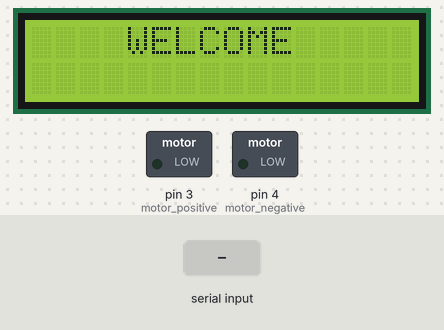
The sketch below on a simulated Arduino Mega 2560, built with avr-gcc and run on an emulated ATmega2560. Parts: 16×2 character LCD, switched loads named in the sketch (green lamp = pin HIGH). The inputs (shaded band) are chosen by the test bench. The modem accepts every AT command (registered, SIM ready, sends succeed) and sends nothing else; what the sketch prints to the serial monitor is not drawn.

Above: at 2.2 s.
2.3 s: "F\n" received over Serial
At 3.7 s:
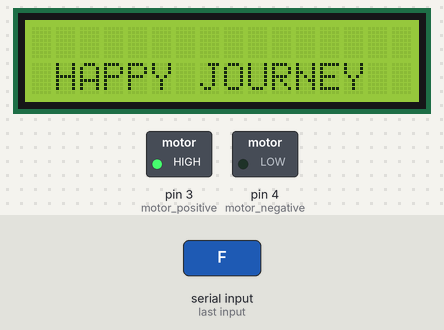
4.5 s: "W90\n" received over Serial
At 5.4 s:
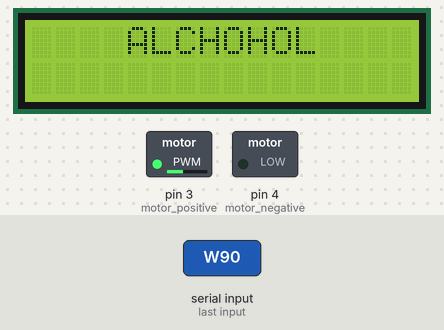
6.5 s: "U90\n" received over Serial
At 9.4 s:
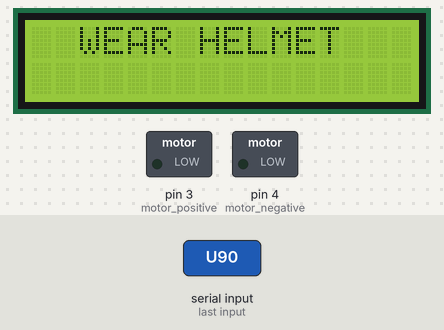
9.5 s: "X90\n" received over Serial
At 10.8 s:
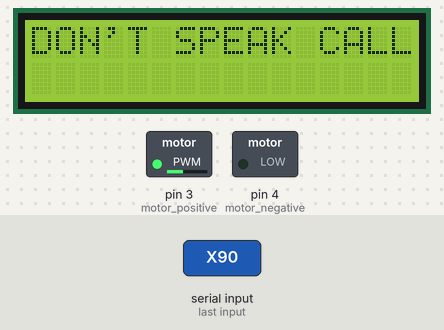
11.5 s: "Y90\n" received over Serial
At 12.7 s:
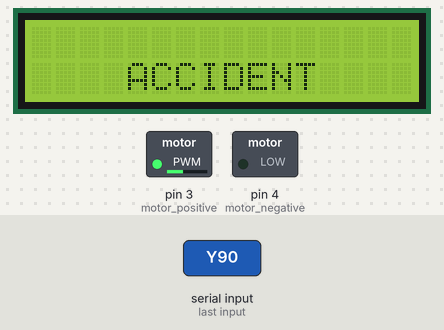
13.5 s: "W,45\n" received over Serial
At 17.2 s:
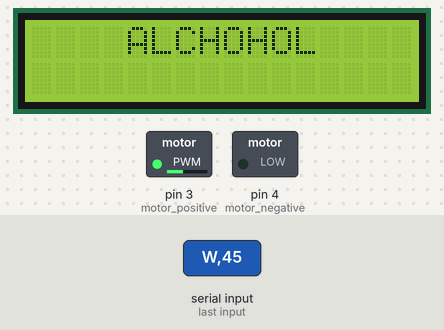
Timing chart, 0 to 17.5 s (numbered marks = the images above; inputs shaded):
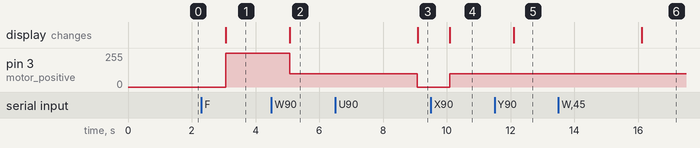

The sketch:

ITWI02_RX.ino
```cpp
#include <Wire.h>
#include <LiquidCrystal.h>
LiquidCrystal lcd(A0, A1, A2, A3, A4, A5);
#include"gsm.h"
//#include "fingerenroll.h"
//#include "fingermatch.h"
/************PIN CONFIGURATION***************/
#define motor_positive 3
#define motor_negative 4

void gsm(String number, String data);
String data = "";
int f_id = 0;

//extern volatile char key_value;
//uint8_t getFingerprintID();
void setup() {
  // put your setup code here, to run once:
  Serial.begin(9600);
  Serial1.begin(9600);
  Serial2.begin(9600);
  Serial.println("WELCOME");
  lcd.begin(16, 2);
  lcd.clear();
  lcd.print("    WELCOME    ");
  pinMode(motor_positive, OUTPUT);
  pinMode(motor_negative, OUTPUT);
  analogWrite(motor_positive, 0);
  analogWrite(motor_negative, 0);
//  finger_init();
  delay(1000);
}

void loop() {
  // put your main code here, to run repeatedly:

//  Serial.print(getFingerprintID());
//  delay(1000);
//  lcd.clear();
//  lcd.setCursor(0, 0);
//  lcd.print("place finger");
//  do {
//    getFingerprintID();
//    if (p == FINGERPRINT_NOTFOUND)
//    {
//      lcd.clear();
//      lcd.setCursor(0, 0);
//      lcd.print("UN AUTHORIZED");
//      //      Serial.print("UN AUTHORIZED");
//      analogWrite(motor_positive, 0);
//      analogWrite(motor_negative, 0);
//      //    key_value = 'x';
//    }
//  }
//
//  while (f_id == 0);
//  //  Serial.print("vanakam");
//  if (f_id == 1)
//  {
//    lcd.clear();
//    lcd.setCursor(0, 0);
//    //    Serial.print("FINGER MATCHED");
//    lcd.print("FINGER MATCHED");
//    delay(2000);
//    //    key_value = 'x';
    while (Serial.available() > 0)
    {
      char inchar = Serial.read();
      Serial.println(inchar);

      switch (inchar)
      {
        case'U':
          analogWrite(motor_positive, 0);
          analogWrite(motor_negative, 0);
          lcd.clear();
          lcd.setCursor(0, 0);
          lcd.print("  WEAR HELMET  ");
          //          Serial.println("WEAR HELMET");
          break;

        case'W':
          analogWrite(motor_positive, 100);
          analogWrite(motor_negative, 0);
          lcd.clear();
          lcd.setCursor(0, 0);
          lcd.print("    ALCHOHOL    ");
          //          Serial.println("ALCHOHOL CONSUMED");
          gsm("6382637415", "ALCHOHOL CONSUMED");
          break;

        case'X':
          analogWrite(motor_positive, 100);
          analogWrite(motor_negative, 0);
          lcd.clear();
          lcd.setCursor(0, 0);
          lcd.print("DON'T SPEAK CALL");
          //          Serial.println("DON'T SPEAK CALL");
          break;

        case'Y':
          analogWrite(motor_positive, 100);
          analogWrite(motor_negative, 0);
          lcd.clear();
          lcd.setCursor(0, 0);
          lcd.print("    ALCHOHOL    ");
          lcd.setCursor(0, 1);
          lcd.print("DON'T SPEAK CALL");
        //          Serial.println("ALCHOHOL CONSUMED AND DON'T SPEAK CALL");

        case'Z':
          analogWrite(motor_positive, 100);
          analogWrite(motor_negative, 0);
          lcd.clear();
          lcd.setCursor(1, 1);
          lcd.print("   ACCIDENT   ");
          gsm("6382637415", "EMERGENCY");
          //          Serial.println("ACCIDENT OCCURED");
          break;

        case'F':
          analogWrite(motor_positive, 255);
          analogWrite(motor_negative, 0);
          lcd.clear();
          lcd.setCursor(1, 1);
          lcd.print("HAPPY JOURNEY");
          //          Serial.println("HAPPY JOURNEY MAKKA");
          break;
      }
    }
    //  }
    delay(1000);
  }
//}
```

gps.h
```cpp
#ifndef gps_H
#define gps_H


void ggg();
void gps();
char str[70];
String gpsstr = "";

char *test = "$GPGGA";
long lat2, lon2;

String lat = "No Range      ";
String lon = "No Range     ";

int temp = 0, i, dis, j = 0;
boolean flag = 0;
char lat_a[] = "Norange123";
char lon_a[] = "Norange123";
long lat1 = 0, lon1 = 0;
float lat3 = 0.0, lon3 = 0.0;


void ggg()
{
  gpsstr = "";
  while (1)
  {
    while (Serial1.available() > 0)
    {
      char inChar = (char)Serial1.read();
      gpsstr += inChar;
      i++;
      if (i < 7)
      {
        if (gpsstr[i - 1] != test[i - 1])
        {
          i = 0;
          gpsstr = "";
        }
      }
      if (inChar == '\r')
      {
        if (i > 65)
        {
          flag = 1;
          break;
        }
        else
        {
          i = 0;
        }
      }
    }
    if (flag)
      break;
  }
}


void gps()
{
//  lcd.clear();
 // lcd.setCursor(0, 0);
  //lcd.print("  waiting for");
 // lcd.setCursor(0, 1);
 // lcd.print("  gps signal");
  delay(1000);
  flag = 0;
  int x = 0;
  while (flag == 0)
  {
    ggg();
    flag = 1;
    int str_lenth = i;
    lat = "";
    lon = "";
    int comma = 0;
    while (x < str_lenth)
    {
      if (gpsstr[x] == '.')
      {
        x++;
        continue;
      }
      if (comma == 2)
        lat += gpsstr[x];
      else if (comma == 4)
        lon += gpsstr[x];
      if (gpsstr[x] == ',')
        comma++;

      x++;
    }
    int l1 = lat.length();
    lat[l1 - 1] = ' ';
    l1 = lon.length();
    lon[l1 - 1] = ' ';
    //lcd.clear();


    Serial1.print("Lat:");
    Serial1.println(lat);
    //lcd.setCursor(0, 0);
    //lcd.print(lat);
    Serial1.print("Long:");
    Serial1.println(lon);
    //lcd.setCursor(0, 1);
    //lcd.print(lon);


    while (j < 10)
    {
      lat_a[j] = lat[j];
      lon_a[j] = lon[j];
      j++;
    }

    lat1 = atol(lat_a);
    lon1 = atol(lon_a);

    lat2 = lat1 + 14539;
    lon2 = lon1 + 92416;

    lat3 = (float)lat2 / 1000000;
    lon3 = (float)lon2 / 1000000;

    Serial1.print("Lat:");
    Serial1.println(lat3, 6);
  //  lcd.clear();
   // lcd.setCursor(0, 0);
    //lcd.print("LAT:");
    //lcd.setCursor(4, 0);
    //lcd.print(lat3, 6);
    Serial1.print("Long:");
    Serial1.println(lon3, 6);
   // lcd.setCursor(0, 1);
    //lcd.print("LNG:");
    //lcd.setCursor(4, 1);
    //lcd.print(lon3, 6);
    delay(2000);
    //lcd.clear();
    i = 0; x = 0, j = 0;
    str_lenth = 0;

  }
}

#endif
```

gsm.h
```cpp
#ifndef gsm_H
#define gsm_H
#include"gps.h"
void gsm(String number, String data)
{

  Serial2.println("AT");
  delay(1000);
  Serial2.println("AT+CMGF=1");
  delay(1000);
  Serial2.println("AT+CMGS=\"+91" + String(number) + "\"\r");
  delay(1000);
  Serial2.println(data);
  Serial2.print("https://www.google.com/maps/");
  Serial2.print(lat3,5);
//  Serial.print("13.0461006");
  Serial2.print(",");
  Serial2.print(lon3,5);
//  Serial.print("80.2209664");

  delay(1000);
  Serial2.write(char(26));
  ////  lcd.setCursor(9, 1);
  ////  lcd.print("   ");  delay(1000);
}

#endif
```

Measured:
- after the input at 2.3 s, pin 3 (motor_positive): 0/255 → 255/255 after 0.77 s; the display: changes after 0.77 s (image 1)
- after the input at 4.5 s, pin 3 (motor_positive): 255/255 → 100/255 after 0.57 s; the display: changes after 0.58 s (image 2)
- after the input at 6.5 s, pin 3 (motor_positive): 100/255 → 0/255 after 2.6 s; the display: changes after 2.6 s (image 3)
- after the input at 9.5 s, pin 3 (motor_positive): 0/255 → 100/255 after 0.58 s; the display: changes after 0.59 s (image 4)
- after the input at 11.5 s, the display: changes after 0.60 s (image 5)
- after the input at 13.5 s, the display: changes after 2.6 s (image 6)
